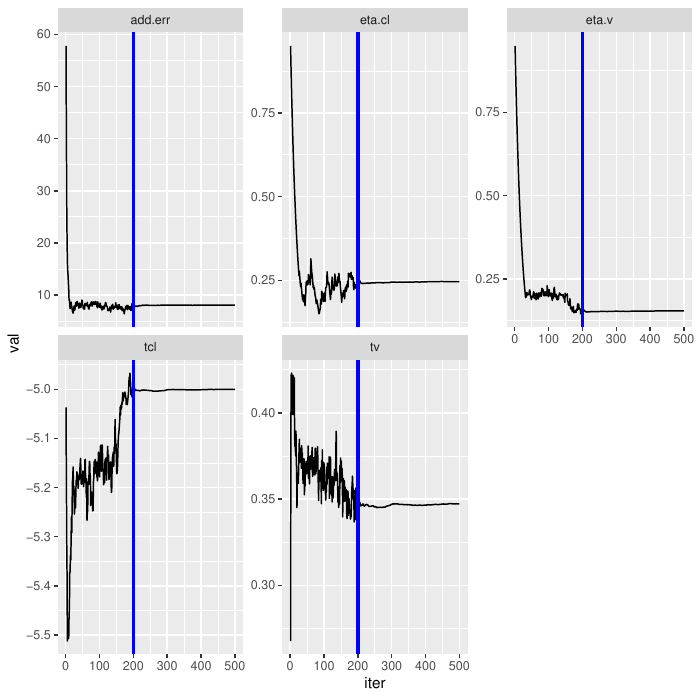

The script that saved this image:
## Load Phenobarb data
library(nlmixr)

pheno <- function() {
  ini({
    tcl <- log(0.008) # typical value of clearance
    tv <-  log(0.6)   # typical value of volume
    ## var(eta.cl)
    eta.cl + eta.v ~ c(1,
                       0.01, 1) ## cov(eta.cl, eta.v), var(eta.v)
                      # interindividual variability on clearance and volume
    add.err <- 0.1    # residual variability
  })
  model({
    cl <- exp(tcl + eta.cl) # individual value of clearance
    v <- exp(tv + eta.v)    # individual value of volume
    ke <- cl / v            # elimination rate constant
    d/dt(A1) = - ke * A1    # model differential equation
    cp = A1 / v             # concentration in plasma
    cp ~ add(add.err)       # define error model
  })
}

fit <- nlmixr(pheno, pheno_sd, "saem")

print(fit)

pdf("pheno.pdf")
plot(fit)

## Those individual plots are not that great, it would be better to
## see the actual curves; You can with augPred
plot(augPred(fit))

################################################################################
## Plot 2 types of VPCs
library(ggplot2)

## A traditional VPC
p1 <- vpc(fit, show=list(obs_dv=TRUE)) + ylab("Concentrations")

## A prediction-corrected VPC
p2 <- vpc(fit, pred_corr = TRUE, show=list(obs_dv=TRUE)) + ylab("Prediction-Corrected Concentrations")
library(gridExtra)
grid.arrange(p1,p2)
dev.off()
